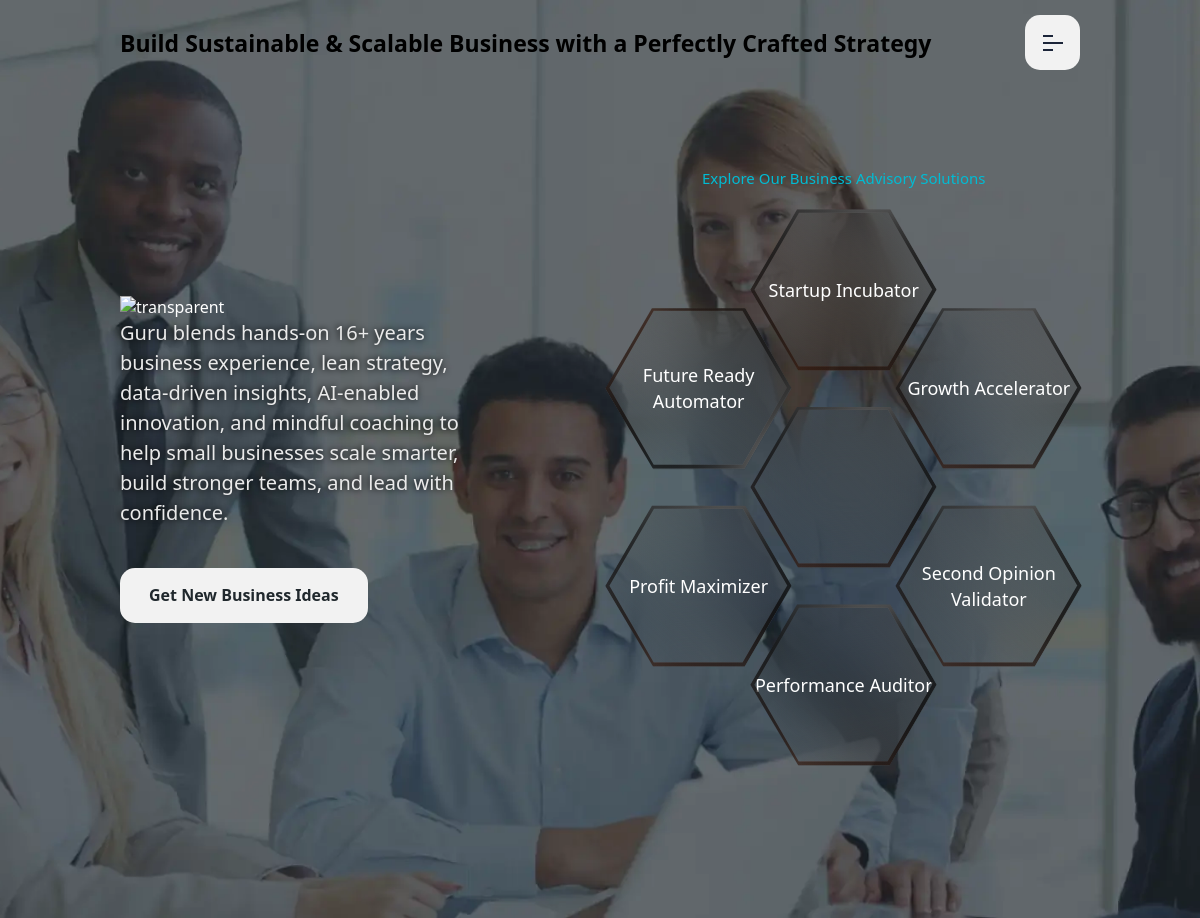
The page / on the database its author committed.
### tables this page shows
CREATE TABLE `category` (
  `id` int(11) NOT NULL,
  `category` varchar(100) NOT NULL,
  `sub_category` varchar(100) NOT NULL,
  `uniqid` varchar(100) NOT NULL,
  `created_at` datetime NOT NULL
);

### libs/Operations.class.php (called while the page is built, shortened)
<?php
class Operations
{
    public static function getCategory()
    {
        $conn = Database::getConnect();
        $sql = "SELECT * FROM `category` ORDER BY `created_at` ASC";
        $result = $conn->query($sql);
        return iterator_to_array($result);
    }
}
?>

### index.php (the view, shortened to what this page needs)
<?php
    $var = [];
    $category = Operations::getCategory();
    foreach ($category as $cate) {
        $var[] = $cate;
    }
?>
<!DOCTYPE html>
<html lang="en">
    <head>
        <?php include "temp/head.php" ?>
    </head>
    <body>
        <?php include "temp/header.php" ?>
        <div class="page-wrapper radious-none-button">
            <div class="banner-seven-swiper-wrapper">
                <div class="index-seven-area rts-section-gap with-video bg_banner-seven two bg_image h-auto d-block">
                    <div class="container">
                        <div class="row">
                            <div class="col-lg-6 col-md-6 col-sm-12 msys" style="align-content: center;">
                                <div class="banner-seven-inner-content p-0">
                                    <img src="assets/images/logo-1.png" class="logo d-block" style="justify-self: flex-start;" width="300" alt="transparent" />
                                    <p class="disc" style="filter: drop-shadow(-1px 0px 3px black);">
                                        Guru blends hands-on 16+ years business experience, lean strategy, data-driven insights, AI-enabled innovation, and mindful coaching to help small businesses scale smarter, build stronger teams, and lead with confidence.
                                    </p>
                                    <a type="button" data-bs-toggle="modal" data-bs-target="#businessFormModal" class="rts-btn btn-primary btn-white" style="border-radius: 15px;">Get New Business Ideas</a>
                                </div>
                            </div>
                            <div class="col-lg-6 col-md-6 col-sm-12 filter-mv" style="place-items: center;">
                                <div class="screen screen--scrollable landing-screen trans-group is-in page--bg" id="landing">
                                    <p class="mt-5" style="color: #00BCD4;">Explore Our Business Advisory Solutions</p>
                                    <div class="content-parent">
                                        <ul class="hex-grid hex-grid--cols-3 hex-grid--rows-3">
                                            <li class="hex-grid__item hex-grid__r1-b hex-grid__c1 hex-grid__marker d:hex-grid__marker--dark d:hex-grid__marker--lt">
                                                <a href="automator.php?data=<?= $var[5]['uniqid'] ?>" class="hex-grid__content hex-grid__content--interactive hex-grid__content--br trans-hex-layer trans-hex-layer-2" title="Starting Strong With Strategic Clarity For Small Businesses!">
                                                    <div class="hex-grid__blur-bg"></div>
                                                    <?= $var[5]['category'] ?>
                                                </a>
                                            </li>
                                            <li class="hex-grid__item hex-grid__r1-t hex-grid__c2 hex-grid__marker d:hex-grid__marker--t">
                                                <a href="incubator.php?data=<?= $var[0]['uniqid'] ?>" class="hex-grid__content hex-grid__content--interactive hex-grid__content--tr trans-hex-layer" title="Speed & Agile Execution for Small Business Growth!">
                                                    <div class="hex-grid__blur-bg"></div>
                                                    <?= $var[0]['category'] ?>
                                                </a>
                                            </li>
                                            <li class="hex-grid__item hex-grid__r1-b hex-grid__c3 hex-grid__marker d:hex-grid__marker--rt">
                                                <a href="accelerator.php?data=<?= $var[1]['uniqid'] ?>" class="hex-grid__content hex-grid__content--interactive hex-grid__content--tr trans-hex-layer trans-hex-layer-2" title="Enterprise Outreach, Resilience & Combat Readiness For Small Businesses!">
                                                    <div class="hex-grid__blur-bg"></div>
                                                    <?= $var[1]['category'] ?>
                                                </a>
                                            </li>
                                            <li class="hex-grid__item hex-grid__r2-b hex-grid__c1 hex-grid__marker d:hex-grid__marker--lt">
                                                <a href="auditor.php?data=<?= $var[2]['uniqid'] ?>" class="hex-grid__content hex-grid__content--interactive hex-grid__content--tr trans-hex-layer trans-hex-layer-3" title="Precision-Powered, Future-Proof, Self-Optimizing Small Business Engine!">
                                                    <div class="hex-grid__blur-bg"></div>
                                                    <?= $var[2]['category'] ?>
                                                </a>
                                            </li>
                                            <li class="hex-grid__item hex-grid__item--center hex-grid__r2-t hex-grid__c2 trans-fade">
                                                <div class="hex-grid__content hex-grid__content--center">
                                                    <a href="index.php" class="hex-grid__content hex-grid__content--interactive hex-grid__content--tr trans-hex-layer trans-hex-layer-3">
                                                        <div class="hex-grid__blur-bg"></div>
                                                    </a>
                                                </div>
                                            </li>
                                            <li class="hex-grid__item hex-grid__r2-b hex-grid__c3 hex-grid__marker d:hex-grid__marker--dark d:hex-grid__marker--rt">
                                                <a href="maximizer.php?data=<?= $var[3]['uniqid'] ?>" class="hex-grid__content hex-grid__content--interactive hex-grid__content--tr trans-hex-layer trans-hex-layer-3" title="Precision Audits For Small-Business Excellence!">
                                                    <div class="hex-grid__blur-bg"></div>
                                                    <?= $var[3]['category'] ?>
                                                </a>
                                            </li>
                                            <li class="hex-grid__item hex-grid__r3-t hex-grid__c2 hex-grid__marker d:hex-grid__marker--b">
                                                <a href="comparator.php?data=<?= $var[4]['uniqid'] ?>" class="hex-grid__content hex-grid__content--interactive hex-grid__content--tr trans-hex-layer trans-hex-layer-4" title="Second-Opinion Compass To Take Confident Decisions For Small Businesses!">
                                                    <div class="hex-grid__blur-bg"></div>
                                                    <?= $var[4]['category'] ?>
                                                </a>
                                            </li>
                                        </ul>
                                    </div>
                                </div>
                            </div>
                        </div>
                    </div>
                    <div class="hero-bg-video">
                        <video class="d-block" autoplay="" muted="" loop="" id="myVideo">
                            <source src="assets/images/banner/01.mp4" type="video/mp4" />
                        </video>
                    </div>
                </div>
            </div>
        </div>
    </body>
</html>

### index.php (style rules this page uses)
ul li a { color: #FFF !important; }
.content-parent { display: flex; flex-direction: column; justify-content: center; align-items: center; width: 50%; }

### temp/header.php (style rules this page uses)
.btn-primary { background-color: #009688; border-color: #009688; }

### rows shown on the page
category: category "Future Ready Automator"
category: category "Startup Incubator"
category: category "Growth Accelerator"
category: category "Profit Maximizer"
category: category "Second Opinion Validator"
category: category "Performance Auditor"
